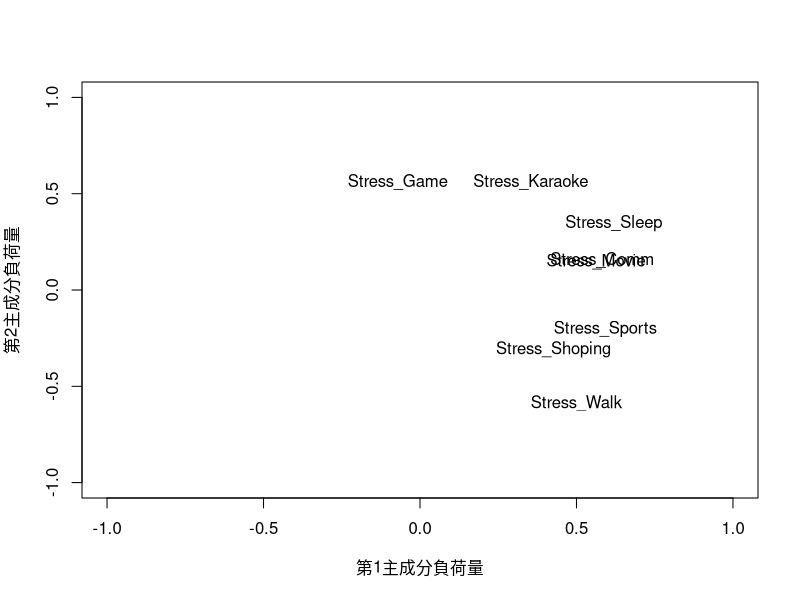
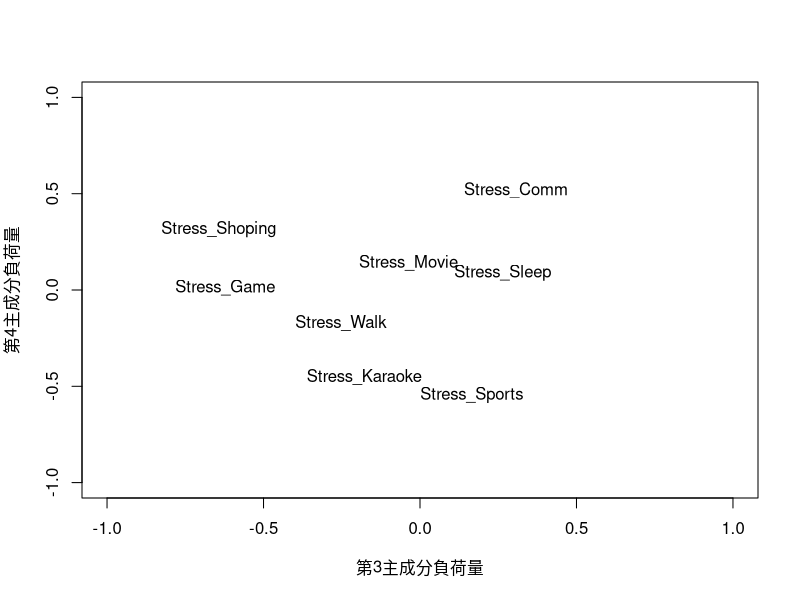
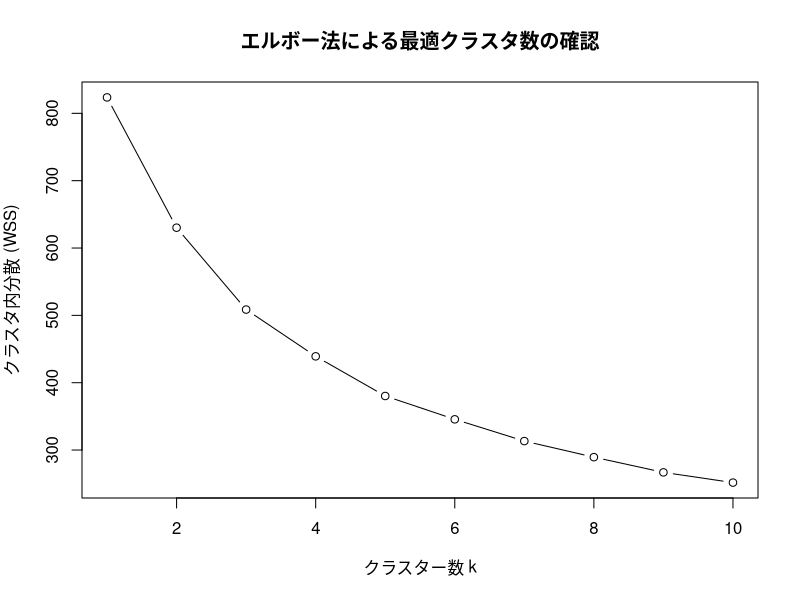
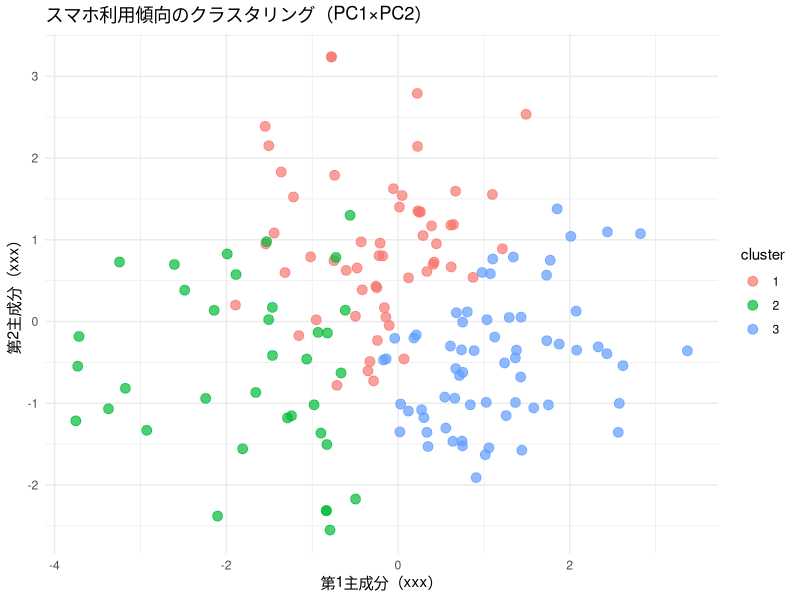
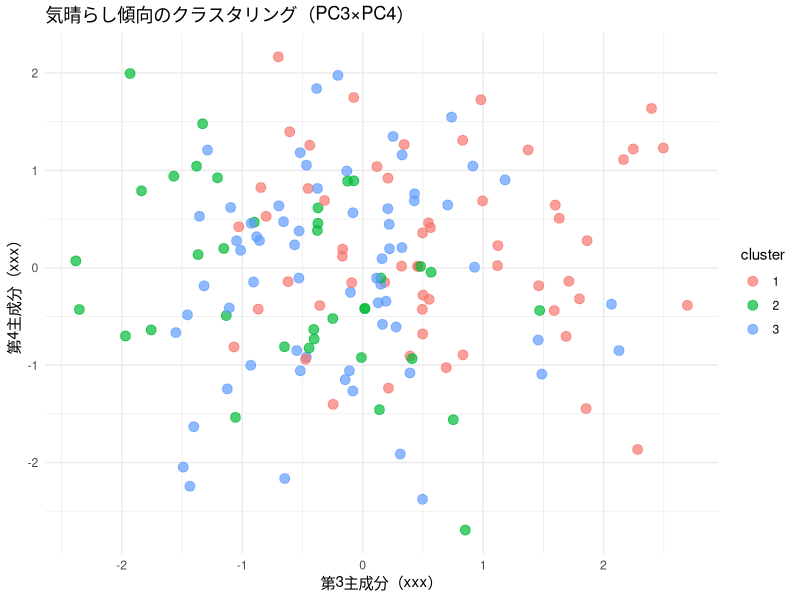

Generate these figures, in order, with R:
# 全員回答データの分析1_気晴らし方法の主成分分析

library(readxl)
data_1 <- read_excel("data/data_1.xlsx", 
                     sheet = "Sheet1")
View(data_1)

data <- data_1[30:39]
data <- data[, -4]
data <- data[, -7]

Result <- prcomp(data, scale = TRUE)	# 相関係数行列による主成分分析を実行し，結果をResultに格納
Result		# 各主成分の固有値のルート(=相関係数)と，各主成分係数(Rotation)の表示
Result$sdev^2	# 固有値の計算
summary(Result)		# 寄与率(Proportion of Variance)，累積寄与率の表示

Loadings <- cor(data, Result$x)	# 主成分負荷量
Result$x	# 主成分得点の表示

cov(Result$x)	# 各主成分の分散が固有値に一致すること，異なる主成分間が無相関であることの確認

# 第1主成分負荷量と第2主成分負荷量の散布図の作成
plot(Loadings[, 1], Loadings[, 2], type = "n",
     xlim = c(-1, 1), ylim = c(-1, 1), xlab = "第1主成分負荷量", ylab = "第2主成分負荷量")
text(Loadings[, 1], Loadings[, 2], rownames(Loadings))

# 第3主成分負荷量と第4主成分負荷量の散布図の作成
plot(Loadings[, 3], Loadings[, 4], type = "n",
     xlim = c(-1, 1), ylim = c(-1, 1), xlab = "第3主成分負荷量", ylab = "第4主成分負荷量")
text(Loadings[, 3], Loadings[, 4], rownames(Loadings))


# クラスタリング
## 第1〜第4主成分の得点を取り出す
pca_scores <- Result$x[, 1:4]

set.seed(123)  # 再現性のため
clusters <- kmeans(pca_scores, centers = 3)

# 結果を確認
table(clusters$cluster)

## クラスター数の決定
wss <- numeric(10)
for (k in 1:10) {
  wss[k] <- sum(kmeans(pca_scores, centers = k, nstart = 10)$withinss)
}

plot(1:10, wss, type = "b",
     xlab = "クラスター数 k",
     ylab = "クラスタ内分散 (WSS)",
     main = "エルボー法による最適クラスタ数の確認")
## 3で良さそう


library(ggplot2)

df_plot <- data.frame(pca_scores[, 1:2],
                      cluster = as.factor(clusters$cluster))

ggplot(df_plot, aes(x = PC1, y = PC2, color = cluster)) +
  geom_point(size = 3, alpha = 0.7) +
  labs(title = "スマホ利用傾向のクラスタリング（PC1×PC2）",
       x = "第1主成分（xxx）",
       y = "第2主成分（xxx）") +
  theme_minimal()
## きれいに出てきた

df_plot <- data.frame(pca_scores[, 3:4],
                      cluster = as.factor(clusters$cluster))

ggplot(df_plot, aes(x = PC3, y = PC4, color = cluster)) +
  geom_point(size = 3, alpha = 0.7) +
  labs(title = "気晴らし傾向のクラスタリング（PC3×PC4）",
       x = "第3主成分（xxx）",
       y = "第4主成分（xxx）") +
  theme_minimal()
## あんまきれいに出てこない笑

## 各クラスタでどの主成分が強いのか？
aggregate(pca_scores, by=list(cluster=clusters$cluster), mean)
## きれいに出てきた


# スマホゲームする / しないの線形判別分析

